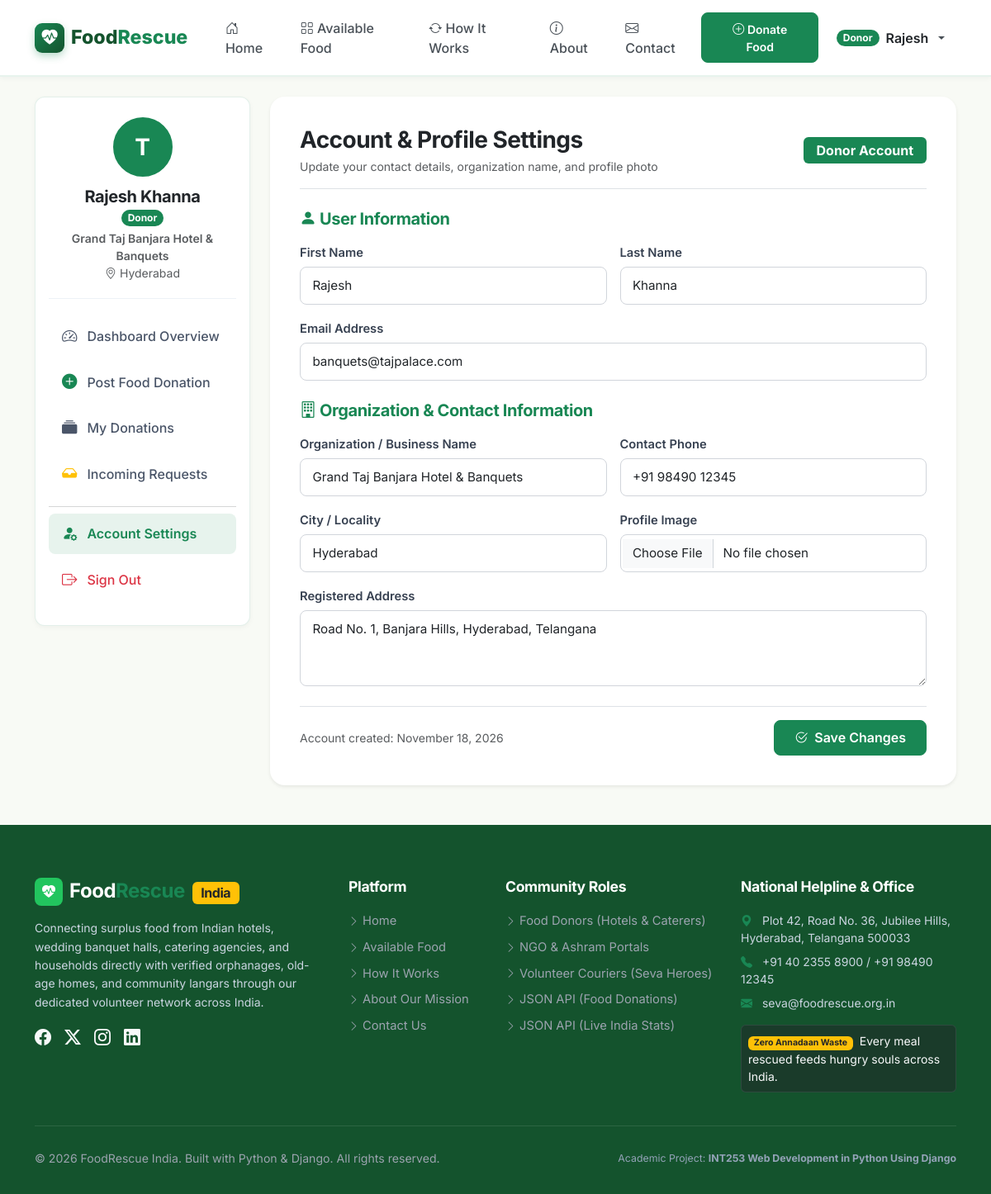
/accounts/profile/ (signed in), run on the app's committed database.
### accounts/models.py (models this page shows, shortened)
class UserProfile(models.Model):
    ROLE_CHOICES = [
        ('Donor', 'Food Donor (Restaurant / Hotel / Banquet / Caterer)'),
        ('NGO', 'NGO / Trust / Shelter / Orphanage Receiver'),
        ('Volunteer', 'Food Rescue Volunteer (Courier / Transporter)'),
    ]
    user = models.OneToOneField(User, on_delete=models.CASCADE, related_name='profile')
    role = models.CharField(max_length=20, choices=ROLE_CHOICES, default='Donor')
    phone = models.CharField(max_length=20, blank=True, help_text="e.g., +91 98765 43210")
    organization_name = models.CharField(
        max_length=150,
        blank=True,
        help_text="Name of Restaurant, Hotel, NGO Trust, or Catering Hall"
    )
    address = models.TextField(blank=True, help_text="Plot/Flat, Street, Locality (e.g. Jubilee Hills, Road No. 10)")
    city = models.CharField(max_length=100, blank=True, default='Hyderabad')
    is_verified = models.BooleanField(
        default=False,
        help_text="Government / NGO Darpan verification status"
    )
    profile_image = models.ImageField(upload_to='profiles/', blank=True, null=True)
    created_at = models.DateTimeField(auto_now_add=True)
    updated_at = models.DateTimeField(auto_now=True)
    class Meta:
        verbose_name = 'User Profile'
        verbose_name_plural = 'User Profiles'
        ordering = ['-created_at']

### accounts/views.py (the view)
# urls.py: path('profile/', views.profile_view, name='profile'),
@login_required
def profile_view(request):
    profile = request.user.profile
    if request.method == 'POST':
        u_form = UserUpdateForm(request.POST, instance=request.user)
        p_form = UserProfileUpdateForm(request.POST, request.FILES, instance=profile)
        if u_form.is_valid() and p_form.is_valid():
            u_form.save()
            p_form.save()
            messages.success(request, "Your profile information has been updated successfully!")
            return redirect('accounts:profile')
        else:
            messages.error(request, "Please fix the errors in your submission.")
    else:
        u_form = UserUpdateForm(instance=request.user)
        p_form = UserProfileUpdateForm(instance=profile)
    context = {
        'u_form': u_form,
        'p_form': p_form,
        'profile': profile,
        'title': 'My Profile & Account Settings',
    }
    return render(request, 'accounts/profile.html', context)

### templates/accounts/profile.html (shortened to what this page needs)
{% extends 'base.html' %}
{% block content %}
<div class="container dashboard-wrapper">
    <div class="row g-4">
        <div class="col-lg-3">
            {% include 'includes/dashboard_sidebar.html' with active_tab='profile' %}
        </div>
        <div class="col-lg-9">
            <div class="card form-card shadow-sm border-0">
                <div class="d-flex justify-content-between align-items-center mb-4 pb-3 border-bottom">
                    <div>
                        <h3 class="fw-bold text-dark mb-1">Account & Profile Settings</h3>
                        <p class="text-muted small mb-0">Update your contact details, organization name, and profile photo</p>
                    </div>
                    <div>
                        <span class="badge bg-success fs-6 px-3 py-2">
                            {{ profile.role }} Account
                        </span>
                    </div>
                </div>
                <form method="POST" enctype="multipart/form-data">
                    <h5 class="fw-bold text-success mb-3"><i class="bi bi-person-fill"></i> User Information</h5>
                    <div class="row g-3 mb-4">
                        <div class="col-md-6">
                            <label class="form-label">First Name</label>
                            {{ u_form.first_name }}
                        </div>
                        <div class="col-md-6">
                            <label class="form-label">Last Name</label>
                            {{ u_form.last_name }}
                        </div>
                        <div class="col-md-12">
                            <label class="form-label">Email Address</label>
                            {{ u_form.email }}
                        </div>
                    </div>
                    <h5 class="fw-bold text-success mb-3"><i class="bi bi-building"></i> Organization & Contact Information</h5>
                    <div class="row g-3 mb-4">
                        <div class="col-md-6">
                            <label class="form-label">Organization / Business Name</label>
                            {{ p_form.organization_name }}
                        </div>
                        <div class="col-md-6">
                            <label class="form-label">Contact Phone</label>
                            {{ p_form.phone }}
                        </div>
                        <div class="col-md-6">
                            <label class="form-label">City / Locality</label>
                            {{ p_form.city }}
                        </div>
                        <div class="col-md-6">
                            <label class="form-label">Profile Image</label>
                            {{ p_form.profile_image }}
                        </div>
                        <div class="col-md-12">
                            <label class="form-label">Registered Address</label>
                            {{ p_form.address }}
                        </div>
                    </div>
                    <div class="d-flex justify-content-between align-items-center pt-3 border-top">
                        <small class="text-muted">Account created: {{ user.date_joined|date:"F d, Y" }}</small>
                        <button type="submit" class="btn btn-primary px-4">
                            <i class="bi bi-check2-circle me-1"></i> Save Changes
                        </button>
                    </div>
                </form>
            </div>
        </div>
    </div>
</div>
{% endblock %}

### templates/includes/navbar.html (shortened to what this page needs)
{% load static %}
<nav class="navbar navbar-expand-lg navbar-custom sticky-top">
    <div class="container">
        <a class="navbar-brand" href="{% url 'donations:home' %}">
            <span class="brand-icon"><i class="bi bi-heart-pulse-fill"></i></span>
            <span>Food<span class="text-success">Rescue</span></span>
        </a>
        <div class="collapse navbar-collapse" id="mainNavbar">
            <ul class="navbar-nav me-auto mb-2 mb-lg-0 ms-lg-3">
                <li class="nav-item">
                    <a class="nav-link {% if request.resolver_match.url_name == 'home' %}active{% endif %}" href="{% url 'donations:home' %}">
                        <i class="bi bi-house-door"></i> Home
                    </a>
                </li>
                <li class="nav-item">
                    <a class="nav-link {% if request.resolver_match.url_name == 'donation_list' %}active{% endif %}" href="{% url 'donations:donation_list' %}">
                        <i class="bi bi-grid"></i> Available Food
                    </a>
                </li>
                <li class="nav-item">
                    <a class="nav-link {% if request.resolver_match.url_name == 'how_it_works' %}active{% endif %}" href="{% url 'donations:how_it_works' %}">
                        <i class="bi bi-arrow-repeat"></i> How It Works
                    </a>
                </li>
                <li class="nav-item">
                    <a class="nav-link {% if request.resolver_match.url_name == 'about' %}active{% endif %}" href="{% url 'donations:about' %}">
                        <i class="bi bi-info-circle"></i> About
                    </a>
                </li>
                <li class="nav-item">
                    <a class="nav-link {% if request.resolver_match.url_name == 'contact' %}active{% endif %}" href="{% url 'donations:contact' %}">
                        <i class="bi bi-envelope"></i> Contact
                    </a>
                </li>
            </ul>
            <ul class="navbar-nav ms-auto align-items-lg-center gap-2">
                {% if user.is_authenticated %}
                    {% if is_donor %}
                        <li class="nav-item">
                            <a class="btn btn-sm btn-primary" href="{% url 'donations:donor_add_donation' %}">
                                <i class="bi bi-plus-circle"></i> Donate Food
                            </a>
                        </li>
                    {% elif is_ngo %}
                        <li class="nav-item">
                            <a class="btn btn-sm btn-accent" href="{% url 'donations:donation_list' %}">
                                <i class="bi bi-search"></i> Request Food
                            </a>
                        </li>
                    {% elif is_volunteer %}
                        <li class="nav-item">
                            <a class="btn btn-sm btn-warning text-dark" href="{% url 'requests:volunteer_deliveries' %}">
                                <i class="bi bi-bicycle"></i> Pickup Tasks
                            </a>
                        </li>
                    {% endif %}
                    <li class="nav-item dropdown">
                        <a class="nav-link dropdown-toggle d-flex align-items-center gap-2" href="#" id="userMenuDropdown" role="button" data-bs-toggle="dropdown" aria-expanded="false">
                            <span class="badge bg-success rounded-pill px-2 py-1">
                                {{ user_profile.role|default:"User" }}
                            </span>
                            <span class="fw-semibold text-dark">{{ user.first_name|default:user.username }}</span>
                        </a>
                    </li>
                {% endif %}
            </ul>
        </div>
    </div>
</nav>

### templates/includes/dashboard_sidebar.html (shortened to what this page needs)
{% load static %}
<div class="dashboard-sidebar">
    <div class="user-avatar-box">
        {% if user_profile.profile_image %}
            <img src="{{ user_profile.profile_image.url }}" alt="{{ user.username }}" class="avatar-img">
        {% else %}
            <div class="avatar-img d-inline-flex align-items-center justify-content-center bg-success text-white fs-3 fw-bold mx-auto">
                {{ user.username|slice:":1"|upper }}
            </div>
        {% endif %}
        <h5 class="mb-1 text-dark fw-bold">{{ user.get_full_name|default:user.username }}</h5>
        <div class="d-flex align-items-center justify-content-center gap-1 mb-1">
            <span class="badge
                {% if is_donor %}bg-success
                {% elif is_ngo %}bg-primary
                {% elif is_volunteer %}bg-warning text-dark
                {% else %}bg-secondary{% endif %} rounded-pill px-2.5 py-1">
                {{ user_profile.role|default:"Platform Member" }}
            </span>
        </div>
        {% if user_profile.organization_name %}
            <div class="small text-muted fw-semibold">{{ user_profile.organization_name }}</div>
        {% endif %}
        <div class="small text-muted"><i class="bi bi-geo-alt"></i> {{ user_profile.city|default:"Central City" }}</div>
    </div>
    <nav class="nav flex-column">
        {% if is_donor %}
            <a href="{% url 'donations:donor_dashboard' %}" class="sidebar-nav-link {% if active_tab == 'dashboard' %}active{% endif %}">
                <i class="bi bi-speedometer2"></i> Dashboard Overview
            </a>
            <a href="{% url 'donations:donor_add_donation' %}" class="sidebar-nav-link {% if active_tab == 'add_donation' %}active{% endif %}">
                <i class="bi bi-plus-circle-fill text-success"></i> Post Food Donation
            </a>
            <a href="{% url 'donations:donor_my_donations' %}" class="sidebar-nav-link {% if active_tab == 'my_donations' %}active{% endif %}">
                <i class="bi bi-collection-fill"></i> My Donations
            </a>
            <a href="{% url 'requests:donor_incoming_requests' %}" class="sidebar-nav-link {% if active_tab == 'incoming_requests' %}active{% endif %}">
                <i class="bi bi-inbox-fill text-warning"></i> Incoming Requests
            </a>
        {% endif %}
        <hr class="my-2 text-muted">
        <a href="{% url 'accounts:profile' %}" class="sidebar-nav-link {% if active_tab == 'profile' %}active{% endif %}">
            <i class="bi bi-person-fill-gear"></i> Account Settings
        </a>
        <a href="{% url 'accounts:logout' %}" class="sidebar-nav-link text-danger">
            <i class="bi bi-box-arrow-right"></i> Sign Out
        </a>
    </nav>
</div>

### data on the page
UserProfile: role "Donor", organization_name "Grand Taj Banjara Hotel & Banquets", city "Hyderabad", phone "+91 98490 12345", address "Road No. 1, Banjara Hills, Hyderabad, Telangana"

### other printed values
{{ user.first_name|default:user.username }} "Rajesh"
{{ user.username|slice:":1"|upper }} "T"
{{ user.get_full_name|default:user.username }} "Rajesh Khanna"
{{ user.date_joined|date:"F d, Y" }} "November 18, 2026"
